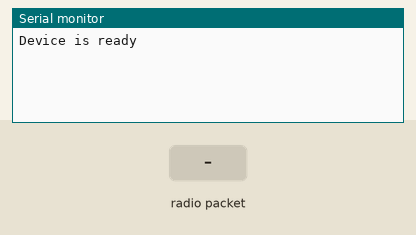
This sketch was run on a simulated Arduino Uno, built with avr-gcc and run on an emulated ATmega328P. On the bench: the last lines printed to the serial monitor. The test bench sets the inputs (shaded band). No radio packets arrive unless stated.

Above: at 1.2 s.
1.3 s: radio packet "1" arrives
At 2.5 s:
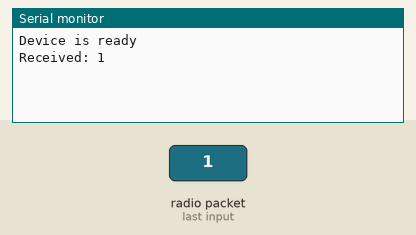
2.8 s: radio packet "0" arrives
At 3.7 s:
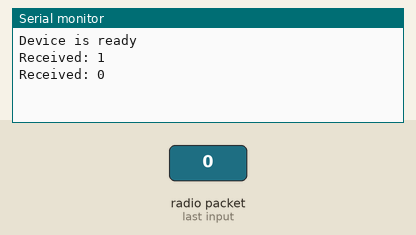
4.3 s: radio packet "2" arrives
At 4.8 s:
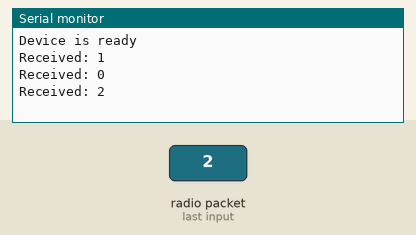

The sketch:

ReceiverCode.ino
```cpp
/*
SimpleReceive
This sketch displays text strings received using VirtualWire
Connect the Receiver data pin to Arduino pin 11
*/
#include <VirtualWire.h>

const int RxPin = 12;

byte message[VW_MAX_MESSAGE_LEN]; // a buffer to store the incoming messages
byte messageLength = VW_MAX_MESSAGE_LEN; // the size of the message

void setup()
{
  Serial.begin(9600);
  Serial.println("Device is ready");

  vw_set_rx_pin(RxPin);
  // Initialize the IO and ISR
  vw_setup(2000); // Bits per sec
  vw_rx_start(); // Start the receiver
}

void loop()
{
  if (vw_get_message(message, &messageLength)) // Non-blocking
  {
  Serial.print("Received: ");
    for (int i = 0; i < messageLength; i++)
      {
        Serial.write(message[i]);
      }
    Serial.println();
  }
}
```

Measured:
- after the input at 1.3 s, the serial monitor: prints a new line at once (image 1)
- after the input at 2.8 s, the serial monitor: prints a new line at once (image 2)
- after the input at 4.3 s, the serial monitor: prints a new line at once (image 3)
